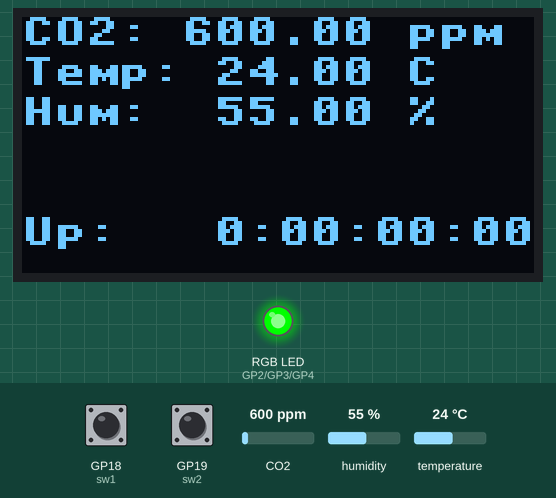
A program run on a simulated Raspberry Pi Pico running MicroPython. Shown: 128×64 one-colour display, an RGB LED mixed from three pins (HIGH = lit). Inputs (shaded band) come from the test bench; at power-on: CO2 600 ppm, humidity 55 %, temperature 24 °C, GP18 (sw1) HIGH, GP19 (sw2) HIGH. The clock reads 2024-03-15 10:24:30 at power-on unless the program sets it; library files of the repository ran but are not shown: scd30.py, ssd1306.py.

Above: at 5.3 s.
5.4 s: CO2 set to 645 ppm
At 9.8 s:
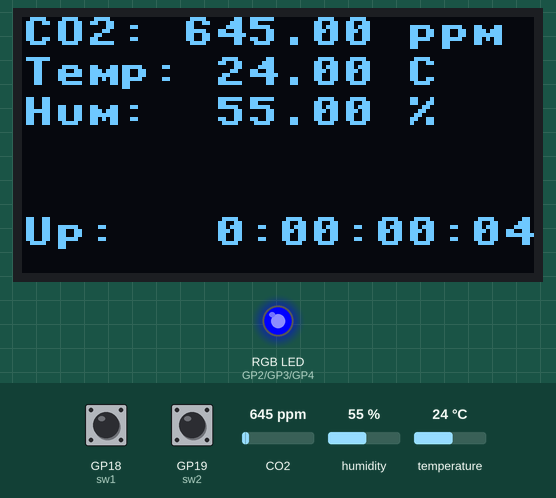
14.5 s: CO2 set to 765 ppm
At 17.6 s:
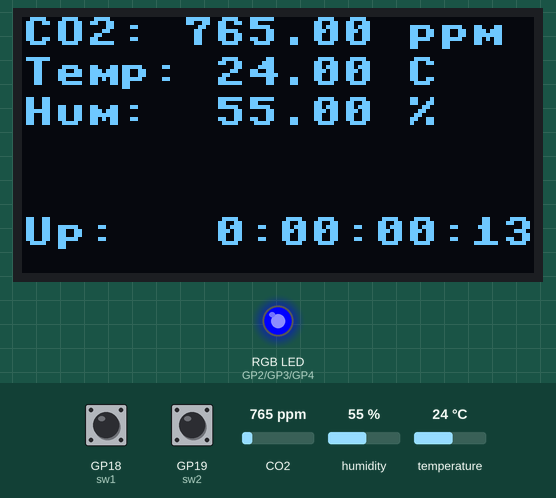
22.9 s: CO2 set to 833 ppm
At 26.7 s:
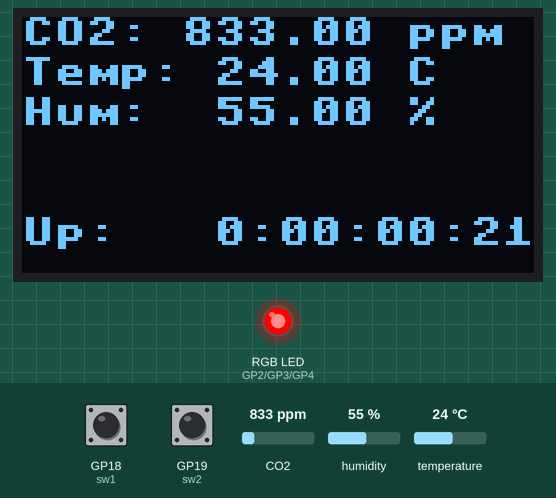
39.6 s: humidity set to 22 %
At 43.6 s:
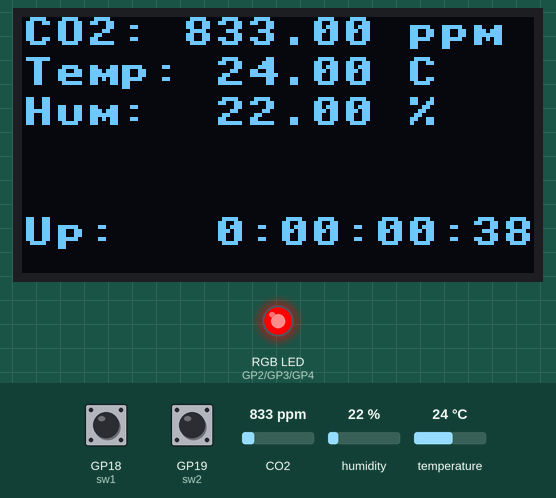
47.9 s: temperature set to 12 °C
At 51.4 s:
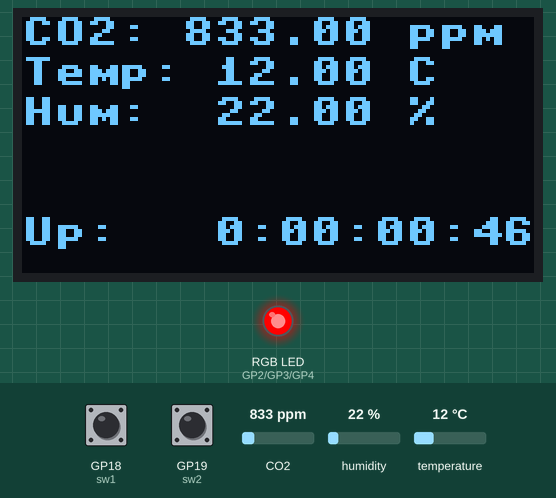
Timing chart, 0 to 52.9 s (numbered marks = the images above; inputs shaded):
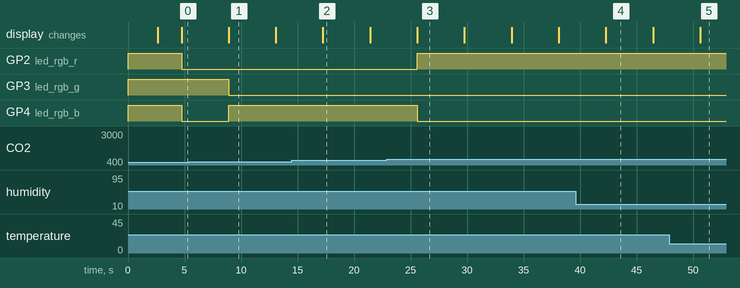

The program:

pico-co2-main.py
```python
# Requires the following extra micropython libraries
# Install these to the Pi Pico lib directory with Thonny:
#     scd30, ssd1306

# Rename this file to "main.py" and save to the Pico so that it runs automatically on power on.

# original code from https://www.tindie.com/products/rubikcuber/pico-co2-sensor-bare-pcb-raspberry-pi/
#                    https://gist.github.com/rubikcuber/61d2c6f0a04420fec4aca5a2160f2126

import time
import math
from machine import Pin, I2C
from machine import WDT
from scd30 import SCD30
from ssd1306 import SSD1306_I2C

# Initialise the two switches (not currently used)
sw1 = Pin(18, Pin.IN, None)
sw2 = Pin(19, Pin.IN, None)

# Set the RGB LED pins
led_rgb_r = Pin(2, Pin.OUT)
led_rgb_g = Pin(3, Pin.OUT)
led_rgb_b = Pin(4, Pin.OUT)

# Function to set the color of the RGB
def led_set_rgb(r, g, b):
    led_rgb_r.value(r)
    led_rgb_g.value(g)
    led_rgb_b.value(b)

# Set the RGB LED to white during initialisation
led_set_rgb(1,1,1)

# Utility function to convert a second count to days:hours:minutes:seconds
def secondsToString(s):
    day = math.floor(s/86400)
    hour = math.floor(s/3600) % 24
    minute = math.floor(s/60) % 60
    second = s % 60
    return '{:4d}:{:02d}:{:02d}:{:02d}'.format(day, hour, minute, second)

# Initialise the i2c interface
i2c=I2C(0, sda=Pin(12), scl=Pin(13), freq=10000)

# Initialise the SCD30 sensor
scd30 = SCD30(i2c, 0x61)
# set measurement interval to 3 seconds as per
# https://www.rainer-gerhards.de/2021/01/sensirion-scd-30-different-co2-readings-depending-on-measurement-interval/

scd30.set_measurement_interval(3)
scd30.start_continous_measurement()

# Wait for 1.5 seconds to ensure the OLED is ready
time.sleep(1.5)

# Initialise the OLED screen
oled = SSD1306_I2C(128, 64, i2c)
oled.show()

# Store the start time to use for deriving the uptime
start = time.time()

# Initialise the Watchdog timer timout (120 seconds)
# This gives us enough time to save modified code to the Pico without the watchdog firing
wdt = WDT(timeout=120000)

# A callback to handle the button presses
def switch1_pressed(p):
    print('sw1 pin change', p)
    scd30.set_forced_recalibration(410)

# A callback to handle the button presses
def switch2_pressed(p):
    print('sw2 pin change', p)
    scd30.set_automatic_recalibration(True)

# Set up the two switches with callback
sw1.irq(trigger=Pin.IRQ_RISING, handler=switch1_pressed)
sw2.irq(trigger=Pin.IRQ_RISING, handler=switch2_pressed)

# The main loop
while True:
    # Reset the watchdog timer
    wdt.feed()
    # If the sensor has a value...
    if scd30.get_status_ready():
        time.sleep(0.2)
        # Read the sensor data
        m = scd30.read_measurement()
        if m is not None:
            # Print the sensor data to the screen
            oled.fill(0);
            oled.text("CO2: " + ('%.2f' % m[0]) + " ppm", 0, 0)
            oled.text("Temp: " + ('%.2f' % m[1]) + " C", 0, 10)
            oled.text("Hum:  " + ('%.2f' % m[2]) + " %", 0, 20)
            runtime = (time.time() - start)
            oled.text("Up:" + secondsToString(runtime), 0, 50)
            oled.show()
            # Set the RGB LED
            # Green: 0 - 599 ppm
            # Blue : 600-799 ppm
            # Red  : 800+ ppm
            if(m[0] <= 600):
                led_set_rgb(0,1,0)
            elif (m[0] <= 800):
                led_set_rgb(0,0,1)
            else:
                led_set_rgb(1,0,0)
        # Poll once every 3 seconds
        time.sleep(3)
    else:
        # Wait 0.2 seconds and then try again
        time.sleep(0.2)
```

Measured:
- the behaviour switches between 600 and 601 ppm on CO2 (found by bisection; images 0 and 1)
- the behaviour switches between 800 and 801 ppm on CO2 (found by bisection; images 2 and 3)
- after the input at 5.4 s, GP3 (led_rgb_g): HIGH → LOW after 3.5 s; GP4 (led_rgb_b): LOW → HIGH after 3.5 s
- after the input at 22.9 s, GP2 (led_rgb_r): LOW → HIGH after 2.7 s; GP4 (led_rgb_b): HIGH → LOW after 2.7 s
- what the display in image 1 shows lasts 4.2 s, from 8.9 s to 13.1 s
